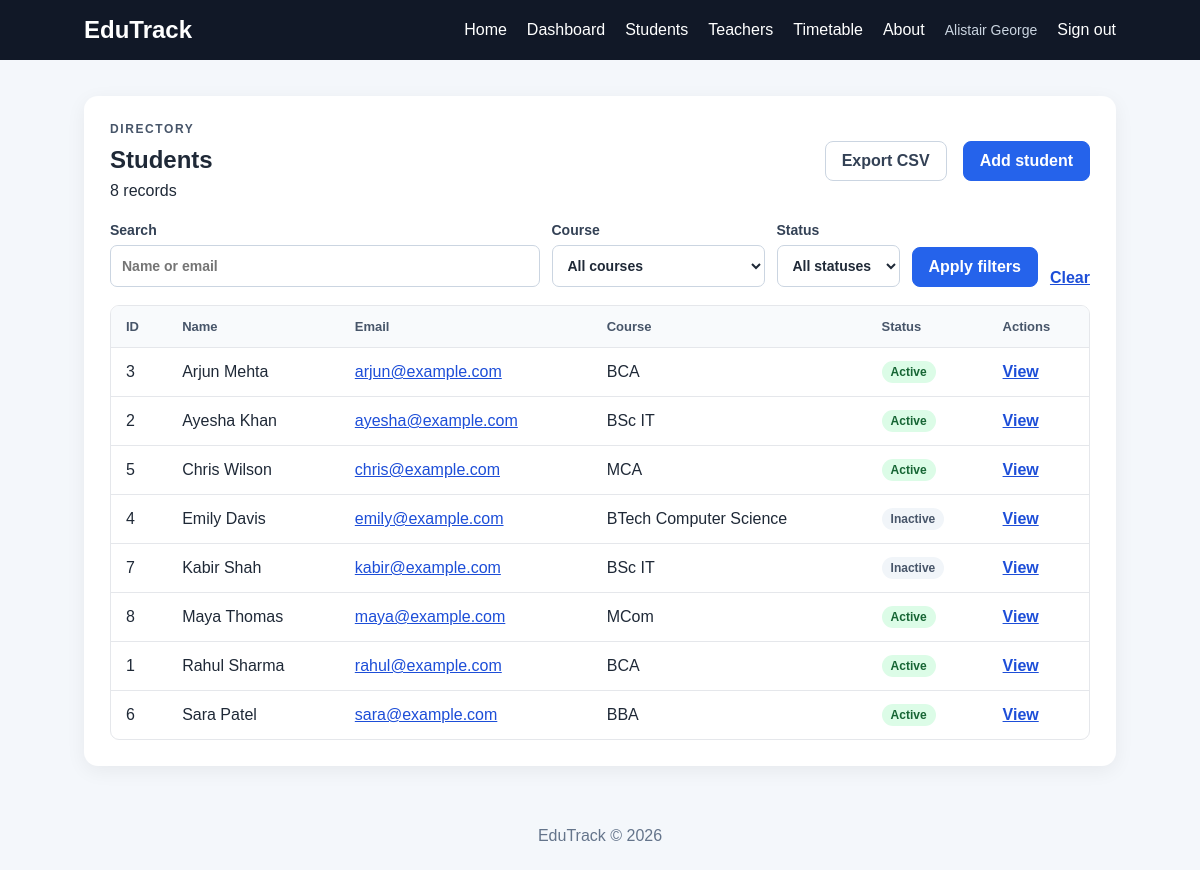
The app's page /students (signed in) with its own data.
### tables this page shows
CREATE TABLE students (
                id INTEGER PRIMARY KEY AUTOINCREMENT,
                name TEXT NOT NULL,
                email TEXT NOT NULL UNIQUE,
                phone TEXT,
                gender TEXT,
                course_id INTEGER NOT NULL,
                date_of_birth TEXT,
                enrollment_date TEXT DEFAULT CURRENT_DATE,
                status TEXT NOT NULL DEFAULT 'Active',
                FOREIGN KEY (course_id) REFERENCES courses(id)
            );

CREATE TABLE courses (
                id INTEGER PRIMARY KEY AUTOINCREMENT,
                name TEXT NOT NULL UNIQUE
            );

### app.py (the view)
@app.route("/students")
@login_required
def students():
    search, status, course_id, where_clause, parameters = get_student_filters(
        request.args
    )
    page = max(request.args.get("page", 1, type=int) or 1, 1)
    per_page = 10
    with database_connection() as connection:
        total = connection.execute(
            f"""
            SELECT COUNT(*)
            FROM students
            INNER JOIN courses ON students.course_id = courses.id
            {where_clause}
            """,
            parameters,
        ).fetchone()[0]
        total_pages = max(1, (total + per_page - 1) // per_page)
        page = min(page, total_pages)
        student_list = connection.execute(
            f"""
            SELECT
                students.id,
                students.name,
                students.email,
                students.status,
                courses.name AS course
            FROM students
            INNER JOIN courses ON students.course_id = courses.id
            {where_clause}
            ORDER BY students.name COLLATE NOCASE, students.id
            LIMIT ? OFFSET ?
            """,
            [*parameters, per_page, (page - 1) * per_page],
        ).fetchall()
    return render_template(
        "students.html",
        students=student_list,
        courses=get_courses(),
        search=search,
        status_filter=status,
        course_filter=course_id,
        page=page,
        total_pages=total_pages,
        total=total,
    )

### app.py (called while the page is built)
@contextmanager
def database_connection():
    connection = get_db_connection()
    try:
        yield connection
    finally:
        connection.close()

@app.before_request
def protect_post_requests():
    if request.method == "POST":
        submitted_token = request.form.get("csrf_token", "")
        session_token = session.get("csrf_token", "")
        if not session_token or not secrets.compare_digest(
            submitted_token, session_token
        ):
            abort(400, description="The form expired or could not be verified.")

@app.context_processor
def inject_template_values():
    token = session.setdefault("csrf_token", secrets.token_urlsafe(32))
    return {"csrf_token": token}

def login_required(view):
    @wraps(view)
    def wrapped_view(*args, **kwargs):
        if "admin_id" not in session:
            return redirect(url_for("login"))
        return view(*args, **kwargs)
    return wrapped_view

def get_courses():
    with database_connection() as connection:
        return connection.execute("SELECT id, name FROM courses ORDER BY name").fetchall()

def get_student_filters(args):
    search = (args.get("q") or "").strip()[:100]
    status = args.get("status", "")
    if status not in ("Active", "Inactive"):
        status = ""
    course_value = args.get("course_id", "")
    course_id = int(course_value) if course_value.isdigit() else None
    conditions = []
    parameters = []
    if search:
        conditions.append("(students.name LIKE ? OR students.email LIKE ?)")
        wildcard_search = f"%{search}%"
        parameters.extend((wildcard_search, wildcard_search))
    if status:
        conditions.append("students.status = ?")
        parameters.append(status)
    if course_id is not None:
        conditions.append("students.course_id = ?")
        parameters.append(course_id)
    where_clause = f"WHERE {' AND '.join(conditions)}" if conditions else ""
    return search, status, course_id, where_clause, parameters

### database.py (called while the page is built)
def get_db_connection():
    connection = sqlite3.connect(DATABASE)
    connection.row_factory = sqlite3.Row
    connection.execute(
        "PRAGMA foreign_keys = ON"
    )
    return connection

### templates/students.html (shortened to what this page needs)
{% extends "base.html" %}
{% block content %}
    <section class="panel">
        <div class="page-heading">
            <div><p class="eyebrow">DIRECTORY</p><h1>Students</h1><p>{{ total }} record{% if total != 1 %}s{% endif %}</p></div>
            <div class="button-group">
                <a class="button button-secondary" href="{{ url_for('export_students', q=search, status=status_filter, course_id=course_filter) }}">Export CSV</a>
                <a class="button" href="{{ url_for('create_student') }}">Add student</a>
            </div>
        </div>
        <form class="filters" method="get" action="{{ url_for('students') }}">
            <label class="filter-search">Search
                <input type="search" name="q" value="{{ search }}" placeholder="Name or email">
            </label>
            <label>Course
                <select name="course_id">
                    <option value="">All courses</option>
                </select>
            </label>
            <label>Status
                <select name="status">
                    <option value="">All statuses</option>
                </select>
            </label>
            <button class="button" type="submit">Apply filters</button>
            <a class="text-link" href="{{ url_for('students') }}">Clear</a>
        </form>
        <div class="table-wrap">
            <table>
                <thead><tr><th>ID</th><th>Name</th><th>Email</th><th>Course</th><th>Status</th><th>Actions</th></tr></thead>
                <tbody>
                    {% for student in students %}
                    <tr>
                        <td>{{ student["id"] }}</td>
                        <td>{{ student["name"] }}</td>
                        <td><a href="mailto:{{ student['email'] }}">{{ student["email"] }}</a></td>
                        <td>{{ student["course"] }}</td>
                        <td><span class="status status-{{ student['status']|lower }}">{{ student["status"] }}</span></td>
                        <td><a class="text-link" href="{{ url_for('student_detail', student_id=student['id']) }}">View</a></td>
                    </tr>
                    {% else %}
                    <tr><td colspan="6" class="empty-state">No students match those filters.</td></tr>
                    {% endfor %}
                </tbody>
            </table>
        </div>
    </section>
{% endblock %}

### static/style.css (style rules this page uses)
* { margin: 0; padding: 0; box-sizing: border-box; }
:root { color-scheme: light; font-family: Arial, sans-serif; color: #1f2937; background: #f4f7fb; }
body { min-width: 320px; min-height: 100vh; display: flex; flex-direction: column; background: #f4f7fb; color: #1f2937; }
a { color: #1d4ed8; }
button, input, select { font: inherit; }
.tag, .eyebrow { color: #475569; font-size: 12px; font-weight: 700; letter-spacing: 1.6px; margin-bottom: 10px; }
.primary-btn, .button { display: inline-flex; align-items: center; justify-content: center; min-height: 40px; padding: 10px 16px; border: 1px solid #2563eb; border-radius: 8px; background: #2563eb; color: white; cursor: pointer; font-weight: 700; text-decoration: none; white-space: nowrap; }
.button-secondary { border-color: #cbd5e1; background: white; color: #334155; }
.card, .panel { background: white; border-radius: 14px; box-shadow: 0 5px 20px rgba(0, 0, 0, 0.06); }
.panel { padding: 26px; }
.panel h1 { margin-bottom: 8px; }
.page-heading, .section-heading, .button-group { display: flex; align-items: center; justify-content: space-between; gap: 16px; }
.page-heading { margin-bottom: 22px; }
.button-group { justify-content: flex-end; flex-wrap: wrap; }
.table-wrap { width: 100%; overflow-x: auto; border: 1px solid #e5e7eb; border-radius: 9px; }
table { width: 100%; border-collapse: collapse; min-width: 650px; }
th, td { text-align: left; padding: 13px 15px; border-bottom: 1px solid #e5e7eb; vertical-align: middle; }
tbody tr:last-child td { border-bottom: 0; }
th { background: #f8fafc; color: #475569; font-size: 13px; }
.status { display: inline-block; padding: 4px 9px; border-radius: 999px; background: #dcfce7; color: #166534; font-size: 12px; font-weight: 700; }
.status-inactive { background: #f1f5f9; color: #475569; }
.filters { display: flex; align-items: end; flex-wrap: wrap; gap: 12px; margin: 18px 0; }
.filters label, .record-form label { display: grid; gap: 7px; color: #334155; font-size: 14px; font-weight: 700; }
.filters .filter-search { flex: 1 1 220px; }
.filters input, .filters select, .record-form input, .record-form select { width: 100%; min-height: 42px; padding: 9px 11px; border: 1px solid #cbd5e1; border-radius: 7px; background: white; color: #1f2937; }
.text-link { font-weight: 700; white-space: nowrap; }

### records on screen
students: id "3", name "Arjun Mehta", email "arjun@example.com", course "BCA", status "Active"
students: id "2", name "Ayesha Khan", email "ayesha@example.com", course "BSc IT", status "Active"
students: id "5", name "Chris Wilson", email "chris@example.com", course "MCA", status "Active"
students: id "4", name "Emily Davis", email "emily@example.com", course "BTech Computer Science", status "Inactive"
students: id "7", name "Kabir Shah", email "kabir@example.com", course "BSc IT", status "Inactive"
students: id "8", name "Maya Thomas", email "maya@example.com", course "MCom", status "Active"
students: id "1", name "Rahul Sharma", email "rahul@example.com", course "BCA", status "Active"
students: id "6", name "Sara Patel", email "sara@example.com", course "BBA", status "Active"

### other values on screen
{{ session.get("admin_username") }} "Alistair George"
{{ total }} "8"
